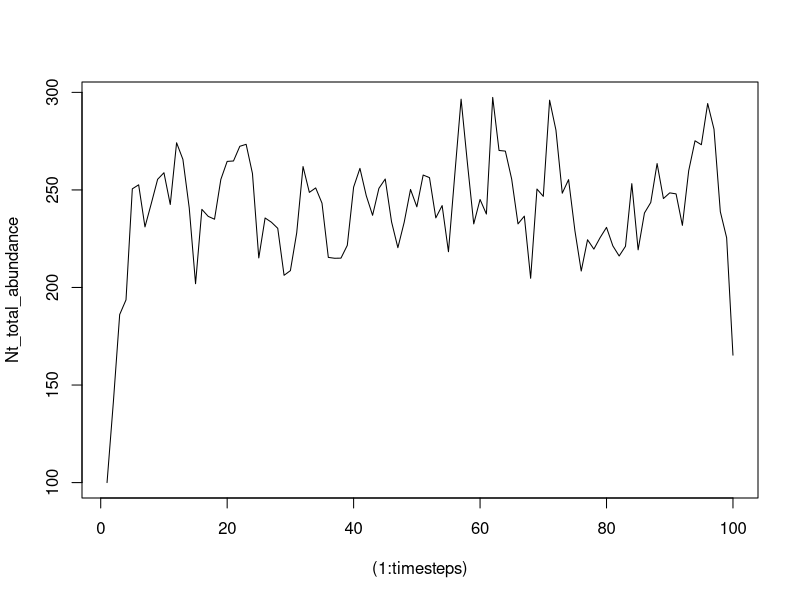

Source code (R): (Note: this script raises an error after producing the figure.)
# test code for Loo

# Plan:
# 1. load leslie matrix for Iceland, test case
# 2. define parms
# 3. set timesteps (this can be adjusted)
# 4. initialize abundance matrix
# 5. fill in timesteps in abundance matrix (for loop)
# 6. plot abundance
 
# ---
# 1. load leslie matrix
# ---
# Leslie matrix for Iceland
#A <- read.table("C:/Users/provo/Documents/GitHub/popdy/cod_code/mikaelaLeslie/matrix_maxages/Iceland.txt")
#A <- as.matrix(A) #fix format to matrix

A <- read.table("Iceland.txt")
A <- as.matrix(A)
# ---
# 2. define parms
# ---
# set up empty matrix for abundance at age at time
maxage = length(A[,1]) #get the max age, uses dimensions from Leslie matrix
ages = length(seq(1,maxage)) #sequence of ages (1,2,3,... maxage)
N0 = c(100, rep(0,ages-1)) #initial age vector, start with 100 at age 1 and 0's for all other ages
alpha = 100000 #for BH
beta = 1000 #for BH
sig_r=0.2 #Sigma multiplies variability term-- I choose 0.3 to start with


# ---
# 3. set timesteps
# ---
timesteps = 100 #using a short timeseries for now, makes it easier to see matrix output (Nt)
               #increase timesteps to get a longer time series


# ---
# 4. initialize abundance matrix (Nt)
# ---
Nt = matrix(0,ages,timesteps) #Initialize matrix to store numbers at age (rows), for all time steps (columns)
Nt[,1] = N0 #Put in initial age vector (100,0,0,...maxage)

Nt[,2] = A %*% Nt[,1]  # multiply initial age vector with Leslie to get 2nd age vector


# ---
# 5. fill in time steps
# ---
# this for loop fills in the Nt matrix. 
# Since we already have age vectors at time 1 and 2,
# the loop will begin filling in ages at time 3 (aka column 3).
set.seed(1) #Set the seed so that every simulation uses same random sequence
for(t in 1:(timesteps-2)){ #step through each time step
  
  # first, replace number of age 1 individuals (#adults) in current age 
  # vector (column 2 to begin with) by pluggin in this value into BH and multiply by noise
  Nt[1,t+1] = ((alpha*Nt[1,t+1])/(1+beta*Nt[1,t+1]))*exp(sig_r*rnorm(1,mean=0,sd=1))
  
  # second, perform population projection for one time step (i.e., column 3 to start)
  Nt[,t+2] = A %*% Nt[,t+1]
}

# ---
# 6. plot
# ---
#Nt #look at age vector matrix, columns=time steps, rows=age
Nt_total_abundance = colSums(Nt) #total population size at each time step
plot(x=(1:timesteps), y=Nt_total_abundance, type="l")


# save workspace
save.image(file="c:/Users/provo/Documents/GitHub/popdy/cod_code/0_test_sim_3.RData")
